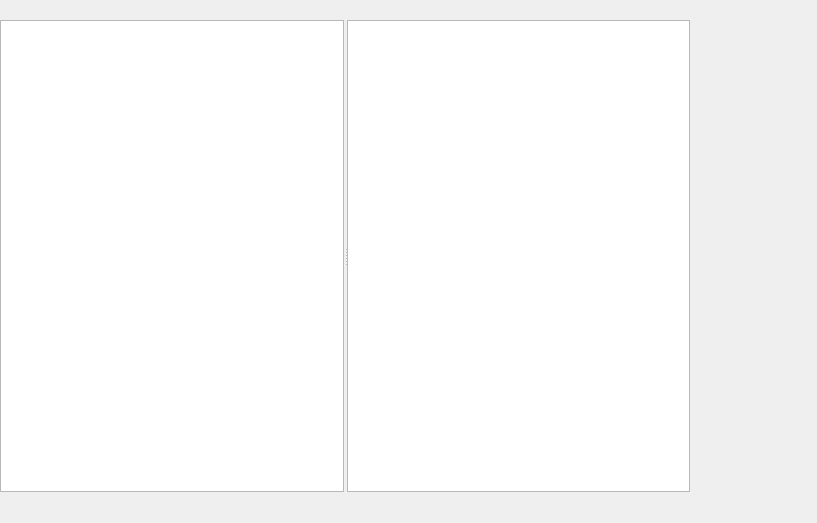
<?xml version="1.0" encoding="UTF-8"?>
<ui version="4.0">
 <class>SpikeNoteWidget</class>
 <widget class="QWidget" name="SpikeNoteWidget">
  <property name="geometry">
   <rect>
    <x>0</x>
    <y>0</y>
    <width>817</width>
    <height>523</height>
   </rect>
  </property>
  <widget class="QSplitter" name="splitter">
   <property name="geometry">
    <rect>
     <x>0</x>
     <y>20</y>
     <width>690</width>
     <height>472</height>
    </rect>
   </property>
   <property name="frameShape">
    <enum>QFrame::NoFrame</enum>
   </property>
   <property name="orientation">
    <enum>Qt::Horizontal</enum>
   </property>
   <property name="handleWidth">
    <number>3</number>
   </property>
   <property name="childrenCollapsible">
    <bool>true</bool>
   </property>
   <widget class="QTreeView" name="spikestreeview">
    <property name="font">
     <font>
      <pointsize>12</pointsize>
     </font>
    </property>
    <property name="dragDropMode">
     <enum>QAbstractItemView::DragDrop</enum>
    </property>
    <property name="defaultDropAction">
     <enum>Qt::MoveAction</enum>
    </property>
    <property name="textElideMode">
     <enum>Qt::ElideNone</enum>
    </property>
    <property name="wordWrap">
     <bool>true</bool>
    </property>
   </widget>
   <widget class="NoteView" name="noteView">
    <property name="font">
     <font>
      <pointsize>12</pointsize>
     </font>
    </property>
    <property name="acceptDrops">
     <bool>true</bool>
    </property>
    <property name="frameShadow">
     <enum>QFrame::Sunken</enum>
    </property>
    <property name="dragEnabled">
     <bool>true</bool>
    </property>
    <property name="dragDropOverwriteMode">
     <bool>false</bool>
    </property>
    <property name="dragDropMode">
     <enum>QAbstractItemView::DragDrop</enum>
    </property>
    <property name="defaultDropAction">
     <enum>Qt::MoveAction</enum>
    </property>
    <property name="textElideMode">
     <enum>Qt::ElideNone</enum>
    </property>
    <property name="isWrapping" stdset="0">
     <bool>false</bool>
    </property>
    <property name="wordWrap">
     <bool>false</bool>
    </property>
   </widget>
  </widget>
 </widget>
 <customwidgets>
  <customwidget>
   <class>NoteView</class>
   <extends>QListView</extends>
   <header>src/noteview.h</header>
  </customwidget>
 </customwidgets>
 <resources/>
 <connections/>
</ui>
